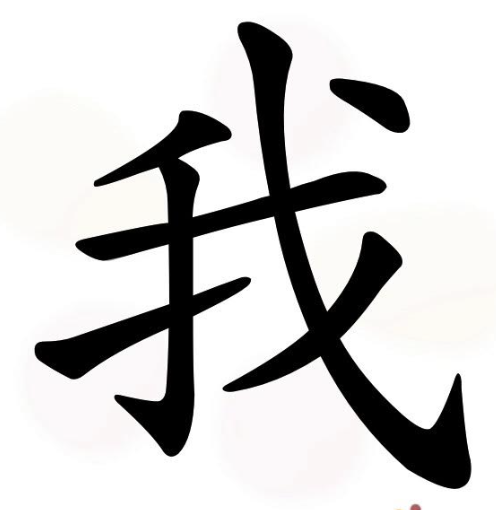
#> input picture guide.png, 496 x 510 px
$ python main.py
#> lines starting #> are read from the running program, lines starting #| are printed output that depends on the picture
import cv2
import numpy as np
import os
import unicodedata

# --------------------------------------
# Configuración inicial
# --------------------------------------

drawing = False
last_x, last_y = None, None

canvas = np.ones((450, 400), np.uint8) * 255

READY_BUTTON_POS = (10, 410, 150, 440)
GUIDE_BUTTON_POS = (160, 410, 350, 440)

guide_enabled = True  # guía mostrada por defecto

# --------------------------------------
# Umbral de similitud (modificable)
# --------------------------------------
# Este es el apartado donde se define cuán parecido debe ser el dibujo para considerarlo correcto
SIMILARITY_THRESHOLD = 0.20  # empieza en 0.40, se puede modificar luego

# --------------------------------------
# Cargar imagen guía
# --------------------------------------

def load_guide():
    if os.path.exists("guide.png"):
        img = cv2.imread("guide.png", cv2.IMREAD_GRAYSCALE)
#> img: shape (510, 496); min 0, max 255, mean 204.9
        img = cv2.resize(img, (400, 400))
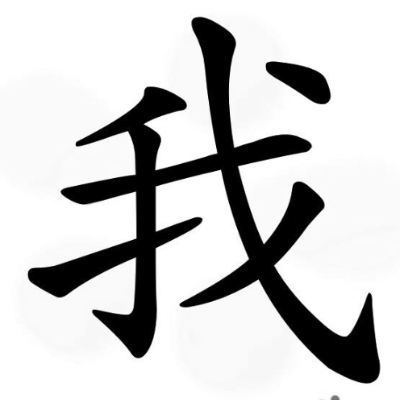
#> img: shape (400, 400); min 0, max 255, mean 204.9
        return img
    else:
        print("⚠️ No se encontró guide.png")
        return None

guide_img = load_guide()

# --------------------------------------
# Función de dibujo
# --------------------------------------

# [24 lines left out: function draw, not called in this run]


cv2.namedWindow("Character Checker")
cv2.setMouseCallback("Character Checker", draw)

# --------------------------------------
# Cargar plantillas
# --------------------------------------

def load_templates(path="templates"):
    templates = {}
#> (the run stopped early here; a loop or call above may not have finished)
